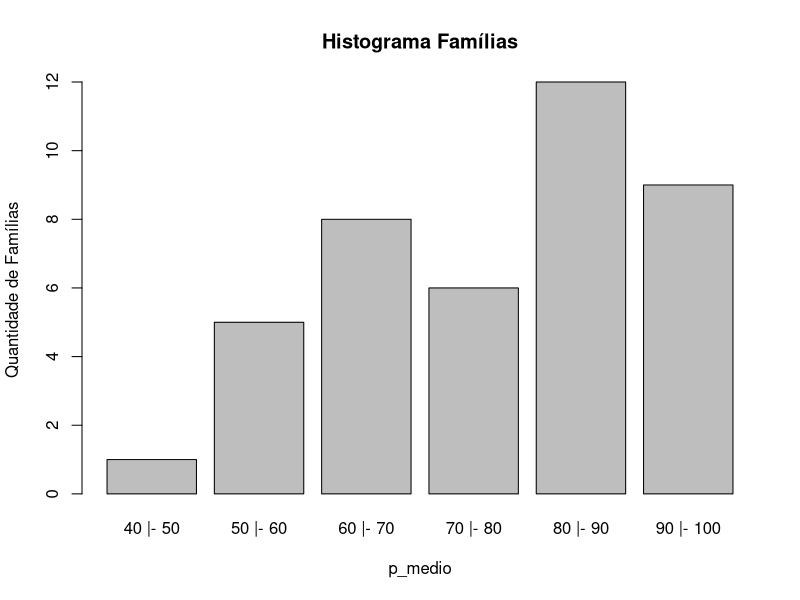

This figure's R source:
##########################
##########################
# DADOS ##################
##########################
##########################

turma_a <- c(4,5,5,6,6,7,7,8)
turma_b <- c(1,2,4,6,6,9,10,10)
turma_c <- c(0,6,7,7,7,7.5,7.5)
turma_d <- c(7,7,7,7,7,7,7)

#IDH

municipios <- c(
  "Antônio Carlos",  "Biguaçu",  "Florianópolis",
  "Governador Celso Ramos",  "Palhoça",  "Paulo Lopes",
  "Santo Amaro da Imperatriz",  "São José",  "São Pedro de Alcântera")

populacao <- c(6434,  48077,  343315,  11598,  102742,  5924,  15708,  173559,  3584)

idh <- c(0.83,  0.82,  0.88,  0.79,  0.82,  0.76,  0.84,  0.85,  0.8)

microRegiaoFlorianopolis <- data.frame(municipios, populacao, idh)

##########################
##########################
# DESVIO PADRÃO FÓRMULAS #
##########################
##########################

sd(turma_a)
# FÓRMULA 1
sqrt((sum((turma_a - mean(turma_a))^2)) / (length(turma_a) - 1))
#FÓRMULA 2
sqrt(((sum(turma_a^2)) - (length(turma_a) * (mean(turma_a)^2))) / (length(turma_a) - 1))
#FÓRMULA 3
turma_a_unicos <- unique(turma_a)
turma_a_unicos_freq <- as.vector(table(turma_a))
sqrt(((sum(turma_a_unicos^2 * turma_a_unicos_freq)) - (length(turma_a) * (mean(turma_a)^2))) / (length(turma_a) - 1))

##########################
##########################
# MÉDIA PONDERADA ########
##########################
##########################

#Média Simples

sum(microRegiaoFlorianopolis$idh) / length(microRegiaoFlorianopolis$idh)

#Média Ponderada

sum(microRegiaoFlorianopolis$idh * microRegiaoFlorianopolis$populacao) / sum(microRegiaoFlorianopolis$populacao)

##########################
##########################
# QUESTÕES ###############
##########################
##########################

# Questão 1

sd(turma_b)
sd(turma_c)

# Questão 2

mean(turma_d)
sd(turma_d)

# Questão 4 

x <- c(7,8,6,10,5,9,4,12,7,8)
mean(x)
sd(x)

# Questão 5

tamanho_familias      <- c(1,2,3,4,5,6,7,8)
frequencia_familias   <- c(1,3,6,13,11,4,0,2)
percentagem_familias  <- c(2.5,7.5,15,32.5,27.5,10,0,5)

familias <- data.frame(tamanho_familias, frequencia_familias, percentagem_familias)

media <- sum(familias$frequencia_familias * familias$tamanho_familias) / sum(familias$frequencia_familias)
media

desvioPadrao <- sqrt(((sum(familias$tamanho_familias^2 * familias$frequencia_familias)) - (sum(familias$frequencia_familias) * (media^2))) / (sum(familias$frequencia_familias) - 1))

desvioPadrao

# Questão 6
rotulos <- c("40 |- 50", "50 |- 60", "60 |- 70", "70 |- 80", "80 |- 90", "90 |- 100")
p_medio <- c(45,55,65,75,85,95)
f_muni  <- c(1,5,8,6,12,9)
dados   <- data.frame(rotulos, p_medio, f_muni)

media_q6 = 76.75

barplot(data=dados,
        f_muni~p_medio,
        names.arg = rotulos,
        ylab = "Quantidade de Famílias",
        main="Histograma Famílias")






